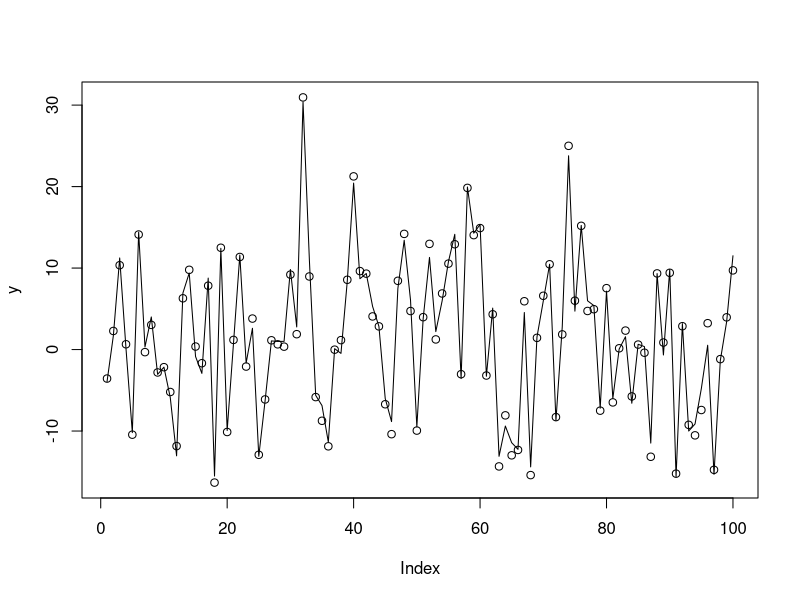
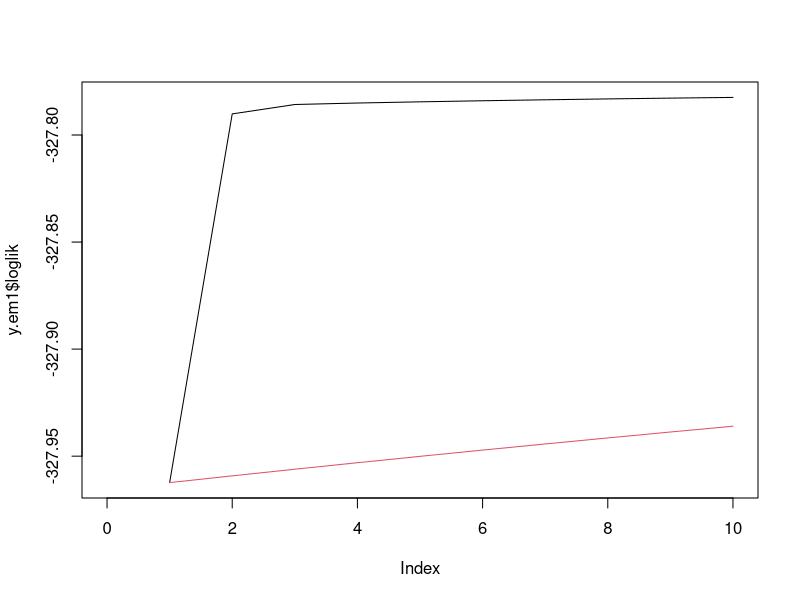
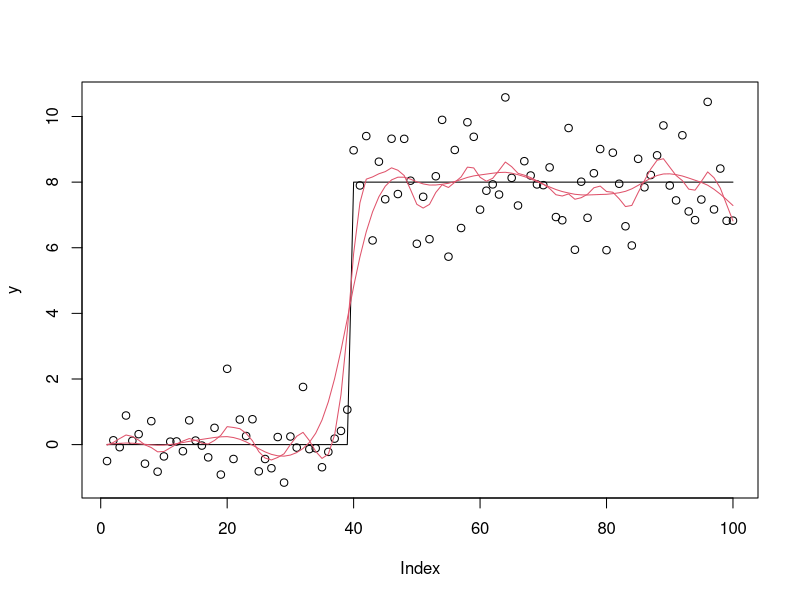
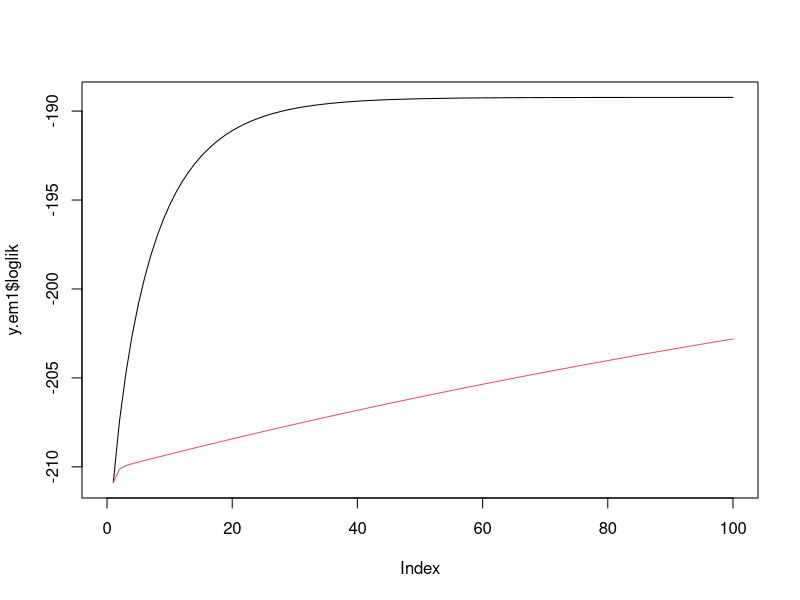
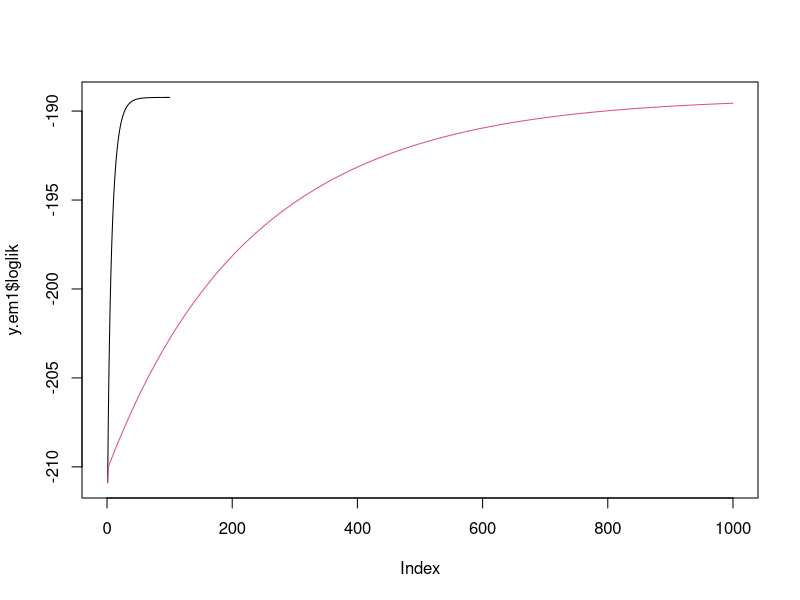
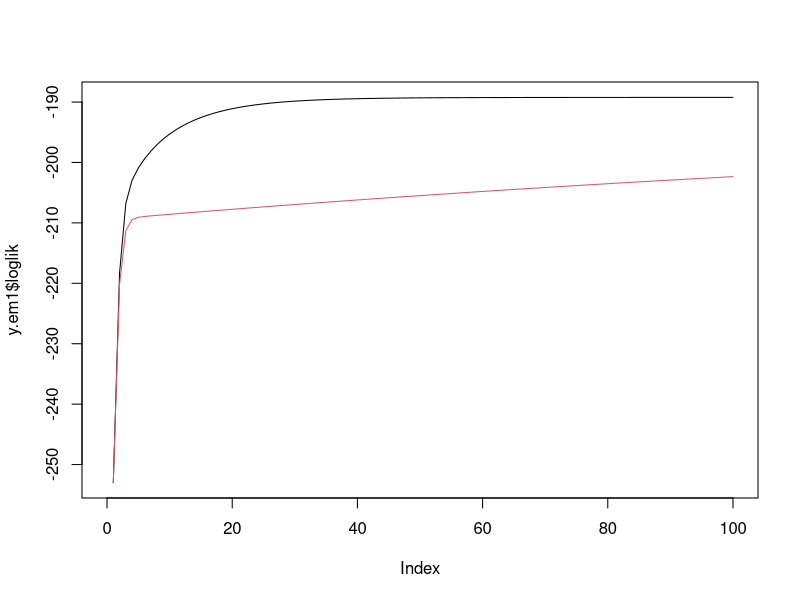
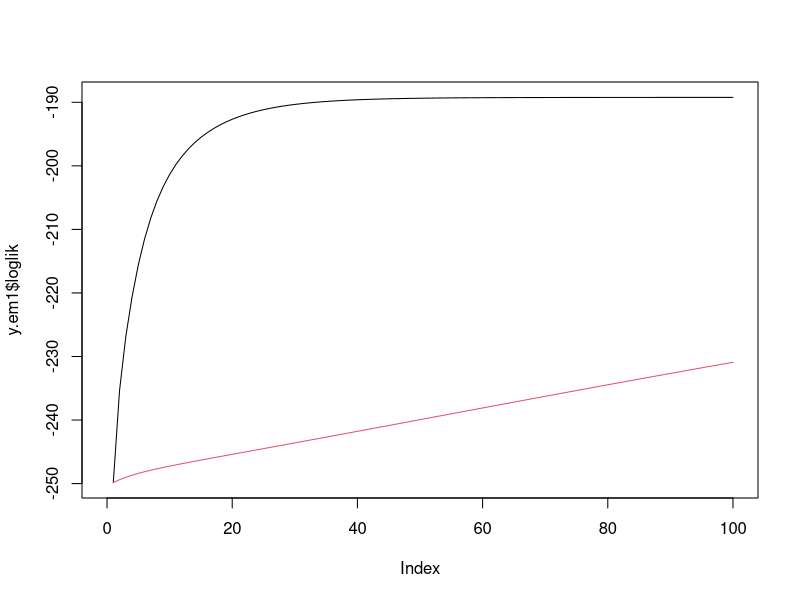
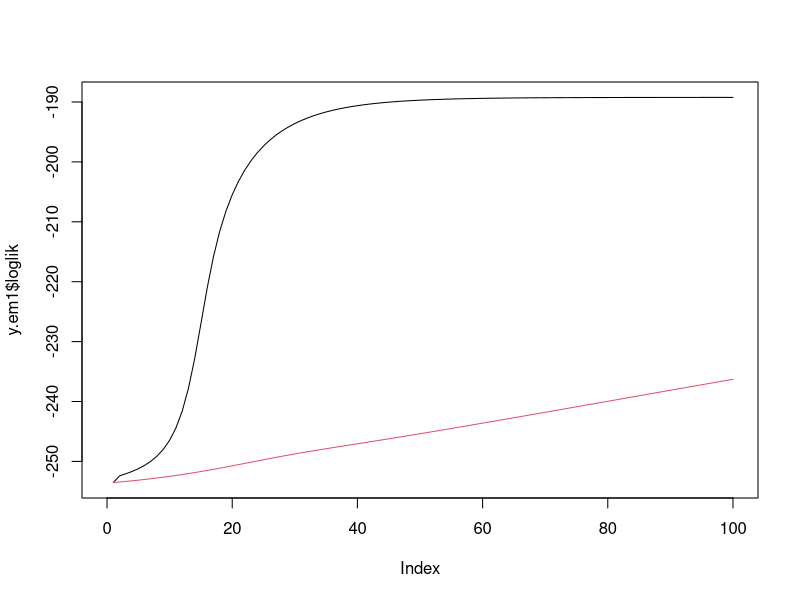

Recreate these plots in R, in order.
## ---- chunk 1

ridge_em1 = function(y,X, s2,sb2, niter=10){
  XtX = t(X) %*% X
  Xty = t(X) %*% y
  yty = t(y) %*% y
  n = length(y)
  p = ncol(X)
  loglik = rep(0,niter)
  for(i in 1:niter){
    V = chol2inv(chol(XtX+ diag(s2/sb2,p))) 
    
    SigmaY = sb2 *(X %*% t(X)) + diag(s2,n)
    loglik[i] = mvtnorm::dmvnorm(as.vector(y),sigma = SigmaY,log=TRUE)
    
    Sigma1 = s2*V  # posterior variance of b
    mu1 = as.vector(V %*% Xty) # posterior mean of b
    
    s2 = as.vector((yty + sum(diag(XtX %*% (mu1 %*% t(mu1) + Sigma1)))- 2*sum(Xty*mu1))/n)
    sb2 = mean(mu1^2+diag(Sigma1))
   
  }
  return(list(s2=s2,sb2=sb2,loglik=loglik,postmean=mu1))
}
## ---- chunk 2

ridge_em2 = function(y,X, s2,sb2, niter=10){
  XtX = t(X) %*% X
  Xty = t(X) %*% y
  yty = t(y) %*% y
  n = length(y)
  p = ncol(X)
  loglik = rep(0,niter)
  for(i in 1:niter){
    V = chol2inv(chol(XtX+ diag(s2/sb2,p))) 
    
    SigmaY = sb2 *(X %*% t(X)) + diag(s2,n)
    loglik[i] = mvtnorm::dmvnorm(as.vector(y),sigma = SigmaY,log=TRUE)
    
    Sigma1 = s2*V  # posterior variance of b
    mu1 = as.vector(V %*% Xty) # posterior mean of b
    
  
    s2 = as.vector((yty + sum(diag(XtX %*% (mu1 %*% t(mu1) + Sigma1)))- 2*sum(Xty*mu1))/n)
    sb2 = sb2*sum(mu1*Xty)/sum(diag(XtX %*% (mu1 %*% t(mu1) + Sigma1)))
   
  }
  return(list(s2=s2,sb2=sb2,loglik=loglik,postmean=mu1))
}
## ---- chunk 3
set.seed(100)
sd = 1
n = 100
p = n
X = matrix(rnorm(n*p),ncol=n)
btrue = rnorm(n)
y = X %*% btrue + sd*rnorm(n)

plot(y)
lines(X %*% btrue)
y.em1 = ridge_em1(y,X,1,1)
y.em2 = ridge_em2(y,X,1,1)

plot_loglik = function(y.em1,y.em2){
  plot(y.em1$loglik,ylim=c(min(y.em1$loglik),max(c(y.em1$loglik,y.em2$loglik))),type="l",xlim=c(0,max(length(y.em2$loglik),length(y.em1$loglik))))
lines(y.em2$loglik,col=2)
}
plot_loglik(y.em1,y.em2)

## ---- chunk 4
set.seed(100)
sd = 1
n = 100
p = n
X = matrix(0,nrow=n,ncol=n)
for(i in 1:n){
  X[i:n,i] = 1:(n-i+1)
}
btrue = rep(0,n)
btrue[40] = 8
btrue[41] = -8
y = X %*% btrue + sd*rnorm(n)

plot(y)
lines(X %*% btrue)

y.em1 = ridge_em1(y,X,1,1,100)
lines(X %*% y.em1$postmean,col=2)

y.em2 = ridge_em2(y,X,1,1,100)
lines(X %*% y.em2$postmean,col=2)


plot_loglik(y.em1,y.em2)

y.em2 = ridge_em2(y,X,1,1,1000)
plot_loglik(y.em1,y.em2)

y.em2$sb2
y.em2$s2

y.em1$sb2
y.em2$s2
## ---- chunk 5
y.em1 = ridge_em1(y,X,10,1,100)
y.em2 = ridge_em2(y,X,10,1,100)

plot_loglik(y.em1,y.em2)
## ---- chunk 6
y.em1 = ridge_em1(y,X,1,10,100)
y.em2 = ridge_em2(y,X,1,10,100)

plot_loglik(y.em1,y.em2)
## ---- chunk 7
y.em1 = ridge_em1(y,X,.1,10,100)
y.em2 = ridge_em2(y,X,.1,10,100)

plot_loglik(y.em1,y.em2)
## ---- chunk 8
sd = 1
n = 100
p = n
X = matrix(0,nrow=n,ncol=n)
for(i in 1:n){
  X[i:n,i] = 1:(n-i+1)
}
btrue = rep(0,n)

y = X %*% btrue + sd*rnorm(n)

plot(y)
lines(X %*% btrue)

y.em1 = ridge_em1(y,X,1,1,100)
lines(X %*% y.em1$postmean,col=2)

y.em2 = ridge_em2(y,X,1,1,100)
lines(X %*% y.em2$postmean,col=2)

plot_loglik(y.em1,y.em2)
